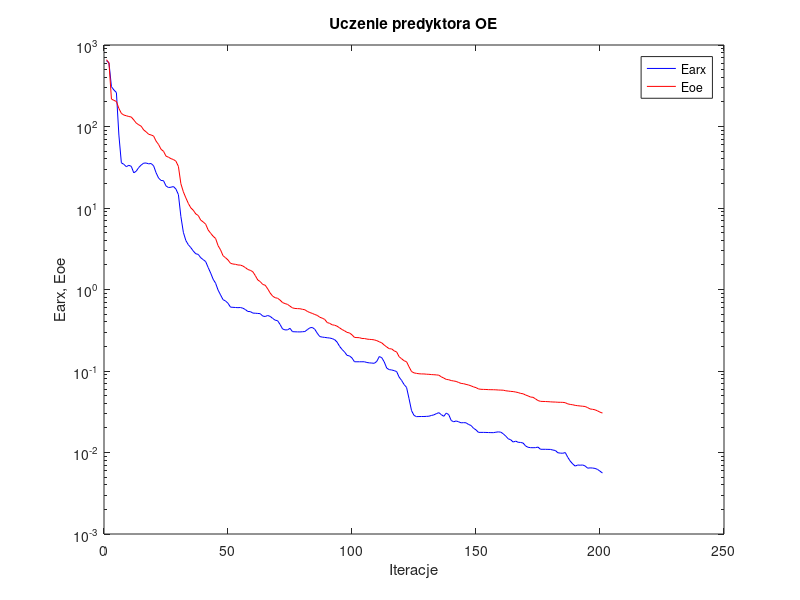
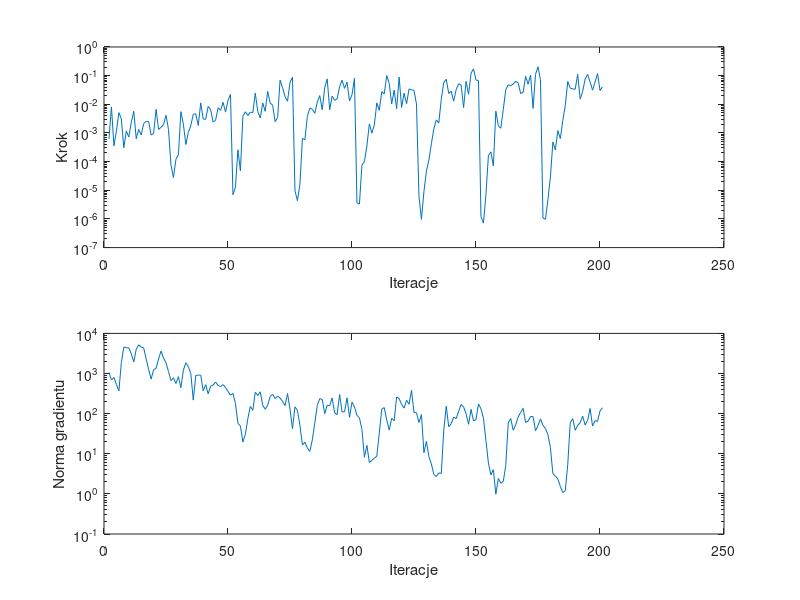

Reproduce these figures in MATLAB, in order.
%uczenie predyktora oe
clear all;
n=0; farx(n+1)=6.420261e+002; foe(n+1)=6.600354e+002; wspucz(n+1)=0.000000e+000; ng(n+1)=0.000000e+000;
%odnowa zmiennej metryki
n=1; farx(n+1)=6.034846e+002; foe(n+1)=6.023370e+002; krok(n+1)=6.250570e-004; ng(n+1)=1.057345e+003;
n=2; farx(n+1)=3.081854e+002; foe(n+1)=2.172942e+002; krok(n+1)=8.128862e-003; ng(n+1)=6.890450e+002;
n=3; farx(n+1)=2.803148e+002; foe(n+1)=2.091927e+002; krok(n+1)=3.569431e-004; ng(n+1)=7.971752e+002;
n=4; farx(n+1)=2.610962e+002; foe(n+1)=2.029845e+002; krok(n+1)=1.158294e-003; ng(n+1)=5.384209e+002;
n=5; farx(n+1)=7.851705e+001; foe(n+1)=1.666546e+002; krok(n+1)=5.128285e-003; ng(n+1)=3.673290e+002;
n=6; farx(n+1)=3.584506e+001; foe(n+1)=1.448667e+002; krok(n+1)=3.096185e-003; ng(n+1)=1.885598e+003;
n=7; farx(n+1)=3.436147e+001; foe(n+1)=1.381627e+002; krok(n+1)=3.046485e-004; ng(n+1)=4.569875e+003;
n=8; farx(n+1)=3.214731e+001; foe(n+1)=1.355111e+002; krok(n+1)=1.174207e-003; ng(n+1)=4.394762e+003;
n=9; farx(n+1)=3.339946e+001; foe(n+1)=1.326074e+002; krok(n+1)=7.209870e-004; ng(n+1)=4.397816e+003;
n=10; farx(n+1)=3.248373e+001; foe(n+1)=1.307856e+002; krok(n+1)=2.366515e-003; ng(n+1)=3.090275e+003;
n=11; farx(n+1)=2.700072e+001; foe(n+1)=1.204820e+002; krok(n+1)=5.699196e-003; ng(n+1)=1.938349e+003;
n=12; farx(n+1)=2.831938e+001; foe(n+1)=1.102246e+002; krok(n+1)=6.295194e-004; ng(n+1)=4.046397e+003;
n=13; farx(n+1)=3.139642e+001; foe(n+1)=1.049577e+002; krok(n+1)=1.323776e-003; ng(n+1)=5.179978e+003;
n=14; farx(n+1)=3.368332e+001; foe(n+1)=1.008001e+002; krok(n+1)=8.522221e-004; ng(n+1)=4.599423e+003;
n=15; farx(n+1)=3.549492e+001; foe(n+1)=9.068024e+001; krok(n+1)=2.129131e-003; ng(n+1)=4.333140e+003;
n=16; farx(n+1)=3.565912e+001; foe(n+1)=8.596207e+001; krok(n+1)=2.530456e-003; ng(n+1)=2.328906e+003;
n=17; farx(n+1)=3.482573e+001; foe(n+1)=8.027326e+001; krok(n+1)=2.487486e-003; ng(n+1)=1.270070e+003;
n=18; farx(n+1)=3.514998e+001; foe(n+1)=7.876572e+001; krok(n+1)=8.456028e-004; ng(n+1)=7.258519e+002;
n=19; farx(n+1)=3.294487e+001; foe(n+1)=7.642703e+001; krok(n+1)=9.481985e-004; ng(n+1)=1.237579e+003;
n=20; farx(n+1)=2.706831e+001; foe(n+1)=6.616021e+001; krok(n+1)=6.681202e-003; ng(n+1)=1.355672e+003;
n=21; farx(n+1)=2.333166e+001; foe(n+1)=6.016806e+001; krok(n+1)=1.338974e-003; ng(n+1)=2.298495e+003;
n=22; farx(n+1)=2.177908e+001; foe(n+1)=5.252202e+001; krok(n+1)=1.575776e-003; ng(n+1)=3.648461e+003;
n=23; farx(n+1)=2.162544e+001; foe(n+1)=4.964192e+001; krok(n+1)=1.951356e-003; ng(n+1)=2.444820e+003;
n=24; farx(n+1)=1.865866e+001; foe(n+1)=4.329513e+001; krok(n+1)=4.153710e-003; ng(n+1)=1.853502e+003;
n=25; farx(n+1)=1.781828e+001; foe(n+1)=4.200726e+001; krok(n+1)=1.326221e-003; ng(n+1)=1.119056e+003;
%odnowa zmiennej metryki
n=26; farx(n+1)=1.800075e+001; foe(n+1)=4.030341e+001; krok(n+1)=7.703001e-005; ng(n+1)=6.662640e+002;
n=27; farx(n+1)=1.833119e+001; foe(n+1)=3.934994e+001; krok(n+1)=2.787966e-005; ng(n+1)=7.839460e+002;
n=28; farx(n+1)=1.707376e+001; foe(n+1)=3.750891e+001; krok(n+1)=1.205665e-004; ng(n+1)=5.633525e+002;
n=29; farx(n+1)=1.461819e+001; foe(n+1)=3.240155e+001; krok(n+1)=1.733806e-004; ng(n+1)=8.368595e+002;
n=30; farx(n+1)=7.857866e+000; foe(n+1)=1.984675e+001; krok(n+1)=5.548179e-003; ng(n+1)=4.429852e+002;
n=31; farx(n+1)=5.034049e+000; foe(n+1)=1.579448e+001; krok(n+1)=2.027075e-003; ng(n+1)=1.214547e+003;
n=32; farx(n+1)=3.990035e+000; foe(n+1)=1.331775e+001; krok(n+1)=3.968650e-004; ng(n+1)=1.855377e+003;
n=33; farx(n+1)=3.542529e+000; foe(n+1)=1.138855e+001; krok(n+1)=1.037622e-003; ng(n+1)=1.488777e+003;
n=34; farx(n+1)=3.265091e+000; foe(n+1)=1.004086e+001; krok(n+1)=1.810600e-003; ng(n+1)=9.979451e+002;
n=35; farx(n+1)=2.967174e+000; foe(n+1)=9.391370e+000; krok(n+1)=4.498477e-003; ng(n+1)=2.175501e+002;
n=36; farx(n+1)=2.744919e+000; foe(n+1)=8.461029e+000; krok(n+1)=4.648167e-003; ng(n+1)=8.948551e+002;
n=37; farx(n+1)=2.697396e+000; foe(n+1)=8.092657e+000; krok(n+1)=1.828656e-003; ng(n+1)=9.115583e+002;
n=38; farx(n+1)=2.453203e+000; foe(n+1)=7.100774e+000; krok(n+1)=1.121665e-002; ng(n+1)=9.122888e+002;
n=39; farx(n+1)=2.326044e+000; foe(n+1)=6.748918e+000; krok(n+1)=3.059436e-003; ng(n+1)=3.719473e+002;
n=40; farx(n+1)=2.199683e+000; foe(n+1)=6.321449e+000; krok(n+1)=2.999882e-003; ng(n+1)=5.278509e+002;
n=41; farx(n+1)=1.863116e+000; foe(n+1)=5.375307e+000; krok(n+1)=8.468065e-003; ng(n+1)=3.121212e+002;
n=42; farx(n+1)=1.593591e+000; foe(n+1)=4.903127e+000; krok(n+1)=6.528768e-003; ng(n+1)=4.837519e+002;
n=43; farx(n+1)=1.337926e+000; foe(n+1)=4.503379e+000; krok(n+1)=2.400181e-003; ng(n+1)=5.150612e+002;
n=44; farx(n+1)=1.193643e+000; foe(n+1)=4.227459e+000; krok(n+1)=2.774090e-003; ng(n+1)=6.148096e+002;
n=45; farx(n+1)=9.833473e-001; foe(n+1)=3.450598e+000; krok(n+1)=7.599313e-003; ng(n+1)=5.051208e+002;
n=46; farx(n+1)=8.577293e-001; foe(n+1)=3.062510e+000; krok(n+1)=6.130766e-003; ng(n+1)=4.702695e+002;
n=47; farx(n+1)=7.502711e-001; foe(n+1)=2.596603e+000; krok(n+1)=1.170476e-002; ng(n+1)=5.285634e+002;
n=48; farx(n+1)=7.237552e-001; foe(n+1)=2.454726e+000; krok(n+1)=5.346341e-003; ng(n+1)=4.477281e+002;
n=49; farx(n+1)=6.776078e-001; foe(n+1)=2.301419e+000; krok(n+1)=1.375044e-002; ng(n+1)=3.583327e+002;
n=50; farx(n+1)=6.075895e-001; foe(n+1)=2.097430e+000; krok(n+1)=2.219272e-002; ng(n+1)=2.896476e+002;
%odnowa zmiennej metryki
n=51; farx(n+1)=6.044685e-001; foe(n+1)=2.054089e+000; krok(n+1)=6.975132e-006; ng(n+1)=3.184988e+002;
n=52; farx(n+1)=6.015723e-001; foe(n+1)=2.037602e+000; krok(n+1)=1.271718e-005; ng(n+1)=1.789490e+002;
n=53; farx(n+1)=5.985884e-001; foe(n+1)=1.998567e+000; krok(n+1)=2.601359e-004; ng(n+1)=5.767464e+001;
n=54; farx(n+1)=6.012137e-001; foe(n+1)=1.993082e+000; krok(n+1)=4.789661e-005; ng(n+1)=4.905467e+001;
n=55; farx(n+1)=5.893279e-001; foe(n+1)=1.940760e+000; krok(n+1)=3.816075e-003; ng(n+1)=1.960686e+001;
n=56; farx(n+1)=5.678511e-001; foe(n+1)=1.858048e+000; krok(n+1)=5.478088e-003; ng(n+1)=3.058677e+001;
n=57; farx(n+1)=5.373263e-001; foe(n+1)=1.760316e+000; krok(n+1)=4.046127e-003; ng(n+1)=7.506143e+001;
n=58; farx(n+1)=5.357521e-001; foe(n+1)=1.717980e+000; krok(n+1)=5.318174e-003; ng(n+1)=1.520858e+002;
n=59; farx(n+1)=5.138657e-001; foe(n+1)=1.653104e+000; krok(n+1)=5.087256e-003; ng(n+1)=1.217848e+002;
n=60; farx(n+1)=5.116971e-001; foe(n+1)=1.482354e+000; krok(n+1)=2.452306e-002; ng(n+1)=3.408391e+002;
n=61; farx(n+1)=5.086797e-001; foe(n+1)=1.309395e+000; krok(n+1)=5.636318e-003; ng(n+1)=2.835611e+002;
n=62; farx(n+1)=5.050093e-001; foe(n+1)=1.249847e+000; krok(n+1)=3.343359e-003; ng(n+1)=3.497971e+002;
n=63; farx(n+1)=4.723095e-001; foe(n+1)=1.153789e+000; krok(n+1)=1.109636e-002; ng(n+1)=1.636940e+002;
n=64; farx(n+1)=4.663877e-001; foe(n+1)=1.129153e+000; krok(n+1)=5.711090e-003; ng(n+1)=1.284234e+002;
n=65; farx(n+1)=4.796271e-001; foe(n+1)=1.019167e+000; krok(n+1)=2.803148e-002; ng(n+1)=1.624627e+002;
n=66; farx(n+1)=4.679621e-001; foe(n+1)=9.060199e-001; krok(n+1)=1.109636e-002; ng(n+1)=2.673817e+002;
n=67; farx(n+1)=4.423390e-001; foe(n+1)=8.291829e-001; krok(n+1)=9.289554e-003; ng(n+1)=3.053790e+002;
n=68; farx(n+1)=4.206194e-001; foe(n+1)=7.929677e-001; krok(n+1)=2.472199e-003; ng(n+1)=2.385333e+002;
n=69; farx(n+1)=4.142565e-001; foe(n+1)=7.812886e-001; krok(n+1)=3.426502e-003; ng(n+1)=2.723807e+002;
n=70; farx(n+1)=3.722269e-001; foe(n+1)=7.405484e-001; krok(n+1)=6.963444e-002; ng(n+1)=2.459834e+002;
n=71; farx(n+1)=3.281245e-001; foe(n+1)=6.912896e-001; krok(n+1)=3.789541e-002; ng(n+1)=2.007380e+002;
n=72; farx(n+1)=3.193447e-001; foe(n+1)=6.717717e-001; krok(n+1)=1.871779e-002; ng(n+1)=1.590872e+002;
n=73; farx(n+1)=3.197208e-001; foe(n+1)=6.570844e-001; krok(n+1)=1.285062e-002; ng(n+1)=3.171006e+002;
n=74; farx(n+1)=3.338941e-001; foe(n+1)=6.241497e-001; krok(n+1)=5.793922e-002; ng(n+1)=1.296121e+002;
n=75; farx(n+1)=3.039287e-001; foe(n+1)=5.949339e-001; krok(n+1)=8.776600e-002; ng(n+1)=4.221113e+001;
%odnowa zmiennej metryki
n=76; farx(n+1)=3.026571e-001; foe(n+1)=5.853685e-001; krok(n+1)=9.602384e-006; ng(n+1)=1.473848e+002;
n=77; farx(n+1)=3.020834e-001; foe(n+1)=5.827069e-001; krok(n+1)=4.345419e-006; ng(n+1)=1.197897e+002;
n=78; farx(n+1)=3.015680e-001; foe(n+1)=5.807714e-001; krok(n+1)=1.625776e-005; ng(n+1)=5.118072e+001;
n=79; farx(n+1)=3.032460e-001; foe(n+1)=5.717879e-001; krok(n+1)=6.465635e-004; ng(n+1)=1.655582e+001;
n=80; farx(n+1)=3.051027e-001; foe(n+1)=5.641278e-001; krok(n+1)=5.792497e-004; ng(n+1)=1.942731e+001;
n=81; farx(n+1)=3.218344e-001; foe(n+1)=5.384741e-001; krok(n+1)=3.813746e-003; ng(n+1)=1.395416e+001;
n=82; farx(n+1)=3.386517e-001; foe(n+1)=5.217056e-001; krok(n+1)=7.479896e-003; ng(n+1)=1.145695e+001;
n=83; farx(n+1)=3.422704e-001; foe(n+1)=5.090056e-001; krok(n+1)=6.669234e-003; ng(n+1)=2.221853e+001;
n=84; farx(n+1)=3.248231e-001; foe(n+1)=4.931111e-001; krok(n+1)=4.845858e-003; ng(n+1)=5.926090e+001;
n=85; farx(n+1)=2.904774e-001; foe(n+1)=4.812841e-001; krok(n+1)=1.199493e-002; ng(n+1)=1.594357e+002;
n=86; farx(n+1)=2.646847e-001; foe(n+1)=4.568746e-001; krok(n+1)=2.017194e-002; ng(n+1)=2.364722e+002;
n=87; farx(n+1)=2.606518e-001; foe(n+1)=4.452412e-001; krok(n+1)=6.480489e-003; ng(n+1)=2.256320e+002;
n=88; farx(n+1)=2.584746e-001; foe(n+1)=4.294461e-001; krok(n+1)=3.844828e-002; ng(n+1)=9.954073e+001;
n=89; farx(n+1)=2.557572e-001; foe(n+1)=3.931123e-001; krok(n+1)=7.700420e-002; ng(n+1)=1.627618e+002;
n=90; farx(n+1)=2.539604e-001; foe(n+1)=3.843903e-001; krok(n+1)=6.450159e-003; ng(n+1)=1.577366e+002;
n=91; farx(n+1)=2.496331e-001; foe(n+1)=3.689795e-001; krok(n+1)=1.925105e-002; ng(n+1)=2.455902e+002;
n=92; farx(n+1)=2.425526e-001; foe(n+1)=3.645835e-001; krok(n+1)=1.384176e-002; ng(n+1)=1.040933e+002;
n=93; farx(n+1)=2.259121e-001; foe(n+1)=3.545352e-001; krok(n+1)=1.547432e-002; ng(n+1)=9.462209e+001;
n=94; farx(n+1)=2.003764e-001; foe(n+1)=3.381472e-001; krok(n+1)=4.166678e-002; ng(n+1)=3.005650e+002;
n=95; farx(n+1)=1.838250e-001; foe(n+1)=3.227254e-001; krok(n+1)=6.964181e-002; ng(n+1)=1.102577e+002;
n=96; farx(n+1)=1.712057e-001; foe(n+1)=3.111638e-001; krok(n+1)=3.602034e-002; ng(n+1)=1.113392e+002;
n=97; farx(n+1)=1.554276e-001; foe(n+1)=2.977414e-001; krok(n+1)=5.927401e-002; ng(n+1)=2.481468e+002;
n=98; farx(n+1)=1.531539e-001; foe(n+1)=2.929550e-001; krok(n+1)=1.303720e-002; ng(n+1)=8.092335e+001;
n=99; farx(n+1)=1.443528e-001; foe(n+1)=2.778784e-001; krok(n+1)=2.183177e-002; ng(n+1)=1.937636e+002;
n=100; farx(n+1)=1.298266e-001; foe(n+1)=2.583031e-001; krok(n+1)=8.100548e-002; ng(n+1)=1.472169e+002;
%odnowa zmiennej metryki
n=101; farx(n+1)=1.297962e-001; foe(n+1)=2.571674e-001; krok(n+1)=3.605762e-006; ng(n+1)=9.133484e+001;
n=102; farx(n+1)=1.298045e-001; foe(n+1)=2.564043e-001; krok(n+1)=3.313895e-006; ng(n+1)=7.776388e+001;
n=103; farx(n+1)=1.298602e-001; foe(n+1)=2.506837e-001; krok(n+1)=7.546424e-005; ng(n+1)=4.062880e+001;
n=104; farx(n+1)=1.298359e-001; foe(n+1)=2.504703e-001; krok(n+1)=1.001340e-004; ng(n+1)=8.194787e+000;
n=105; farx(n+1)=1.271764e-001; foe(n+1)=2.464388e-001; krok(n+1)=3.505202e-004; ng(n+1)=1.625154e+001;
n=106; farx(n+1)=1.258144e-001; foe(n+1)=2.444547e-001; krok(n+1)=2.075244e-003; ng(n+1)=6.072441e+000;
n=107; farx(n+1)=1.251300e-001; foe(n+1)=2.433158e-001; krok(n+1)=9.843744e-004; ng(n+1)=6.834969e+000;
n=108; farx(n+1)=1.243074e-001; foe(n+1)=2.409044e-001; krok(n+1)=1.901538e-003; ng(n+1)=7.799447e+000;
n=109; farx(n+1)=1.314005e-001; foe(n+1)=2.358117e-001; krok(n+1)=1.121665e-002; ng(n+1)=8.683496e+000;
n=110; farx(n+1)=1.504625e-001; foe(n+1)=2.283686e-001; krok(n+1)=6.193383e-003; ng(n+1)=3.287994e+001;
n=111; farx(n+1)=1.457716e-001; foe(n+1)=2.214504e-001; krok(n+1)=2.741623e-002; ng(n+1)=1.296467e+002;
n=112; farx(n+1)=1.291781e-001; foe(n+1)=2.081060e-001; krok(n+1)=2.284436e-002; ng(n+1)=1.414002e+002;
n=113; farx(n+1)=1.085408e-001; foe(n+1)=1.971607e-001; krok(n+1)=1.010376e-001; ng(n+1)=6.989415e+001;
n=114; farx(n+1)=1.039461e-001; foe(n+1)=1.878634e-001; krok(n+1)=5.344961e-002; ng(n+1)=3.896900e+001;
n=115; farx(n+1)=1.029588e-001; foe(n+1)=1.866514e-001; krok(n+1)=1.034502e-002; ng(n+1)=7.644800e+001;
n=116; farx(n+1)=1.010427e-001; foe(n+1)=1.766670e-001; krok(n+1)=3.119818e-002; ng(n+1)=6.663082e+001;
n=117; farx(n+1)=9.846435e-002; foe(n+1)=1.713729e-001; krok(n+1)=6.970444e-003; ng(n+1)=2.603663e+002;
n=118; farx(n+1)=8.415789e-002; foe(n+1)=1.496921e-001; krok(n+1)=8.877087e-002; ng(n+1)=2.369576e+002;
n=119; farx(n+1)=7.662785e-002; foe(n+1)=1.413395e-001; krok(n+1)=7.761346e-003; ng(n+1)=1.692896e+002;
n=120; farx(n+1)=6.823176e-002; foe(n+1)=1.336621e-001; krok(n+1)=2.452306e-002; ng(n+1)=1.373070e+002;
n=121; farx(n+1)=6.287480e-002; foe(n+1)=1.298988e-001; krok(n+1)=1.046578e-002; ng(n+1)=2.156510e+002;
n=122; farx(n+1)=4.573166e-002; foe(n+1)=1.125871e-001; krok(n+1)=3.432277e-002; ng(n+1)=1.716567e+002;
n=123; farx(n+1)=3.268690e-002; foe(n+1)=9.857977e-002; krok(n+1)=3.172714e-002; ng(n+1)=3.812446e+002;
n=124; farx(n+1)=2.852700e-002; foe(n+1)=9.485764e-002; krok(n+1)=3.076926e-002; ng(n+1)=1.058472e+002;
n=125; farx(n+1)=2.754733e-002; foe(n+1)=9.353701e-002; krok(n+1)=1.021537e-002; ng(n+1)=1.058066e+002;
%odnowa zmiennej metryki
n=126; farx(n+1)=2.761579e-002; foe(n+1)=9.251037e-002; krok(n+1)=6.182960e-006; ng(n+1)=6.021907e+001;
n=127; farx(n+1)=2.765228e-002; foe(n+1)=9.207506e-002; krok(n+1)=9.623223e-007; ng(n+1)=9.492886e+001;
n=128; farx(n+1)=2.765568e-002; foe(n+1)=9.203322e-002; krok(n+1)=8.980339e-006; ng(n+1)=1.058860e+001;
n=129; farx(n+1)=2.774921e-002; foe(n+1)=9.136315e-002; krok(n+1)=4.705554e-005; ng(n+1)=2.031842e+001;
n=130; farx(n+1)=2.788558e-002; foe(n+1)=9.109640e-002; krok(n+1)=1.131625e-004; ng(n+1)=8.550140e+000;
n=131; farx(n+1)=2.845777e-002; foe(n+1)=9.041242e-002; krok(n+1)=4.205124e-004; ng(n+1)=5.581091e+000;
n=132; farx(n+1)=2.896192e-002; foe(n+1)=9.004785e-002; krok(n+1)=1.402081e-003; ng(n+1)=3.054199e+000;
n=133; farx(n+1)=2.996242e-002; foe(n+1)=8.956232e-002; krok(n+1)=2.855545e-003; ng(n+1)=2.708632e+000;
n=134; farx(n+1)=3.082274e-002; foe(n+1)=8.888325e-002; krok(n+1)=2.232051e-003; ng(n+1)=3.312625e+000;
n=135; farx(n+1)=2.916197e-002; foe(n+1)=8.484252e-002; krok(n+1)=1.506159e-002; ng(n+1)=3.244208e+000;
n=136; farx(n+1)=2.780278e-002; foe(n+1)=8.193816e-002; krok(n+1)=5.737813e-002; ng(n+1)=3.851397e+001;
n=137; farx(n+1)=3.044949e-002; foe(n+1)=7.890264e-002; krok(n+1)=7.475647e-002; ng(n+1)=1.529767e+002;
n=138; farx(n+1)=2.917060e-002; foe(n+1)=7.814554e-002; krok(n+1)=2.392360e-002; ng(n+1)=4.717992e+001;
n=139; farx(n+1)=2.470907e-002; foe(n+1)=7.633193e-002; krok(n+1)=2.868906e-002; ng(n+1)=5.641159e+001;
n=140; farx(n+1)=2.382894e-002; foe(n+1)=7.544534e-002; krok(n+1)=1.290032e-002; ng(n+1)=8.167704e+001;
n=141; farx(n+1)=2.438788e-002; foe(n+1)=7.449809e-002; krok(n+1)=3.264474e-002; ng(n+1)=7.507136e+001;
n=142; farx(n+1)=2.380210e-002; foe(n+1)=7.230842e-002; krok(n+1)=5.235740e-002; ng(n+1)=1.142058e+002;
n=143; farx(n+1)=2.312546e-002; foe(n+1)=7.044302e-002; krok(n+1)=4.676808e-002; ng(n+1)=1.697907e+002;
n=144; farx(n+1)=2.324450e-002; foe(n+1)=6.984609e-002; krok(n+1)=7.702766e-003; ng(n+1)=1.472410e+002;
n=145; farx(n+1)=2.314035e-002; foe(n+1)=6.849923e-002; krok(n+1)=6.287977e-002; ng(n+1)=9.786155e+001;
n=146; farx(n+1)=2.206480e-002; foe(n+1)=6.733583e-002; krok(n+1)=2.243330e-002; ng(n+1)=5.429532e+001;
n=147; farx(n+1)=2.146133e-002; foe(n+1)=6.573181e-002; krok(n+1)=1.221144e-001; ng(n+1)=1.276399e+002;
n=148; farx(n+1)=1.982754e-002; foe(n+1)=6.383678e-002; krok(n+1)=1.722157e-001; ng(n+1)=6.551647e+001;
n=149; farx(n+1)=1.894995e-002; foe(n+1)=6.252049e-002; krok(n+1)=7.045190e-002; ng(n+1)=7.191334e+001;
n=150; farx(n+1)=1.765542e-002; foe(n+1)=6.027788e-002; krok(n+1)=6.694845e-002; ng(n+1)=1.745482e+002;
%odnowa zmiennej metryki
n=151; farx(n+1)=1.765178e-002; foe(n+1)=5.963208e-002; krok(n+1)=1.204406e-006; ng(n+1)=1.322735e+002;
n=152; farx(n+1)=1.764881e-002; foe(n+1)=5.946545e-002; krok(n+1)=7.142926e-007; ng(n+1)=7.730671e+001;
n=153; farx(n+1)=1.762380e-002; foe(n+1)=5.934170e-002; krok(n+1)=7.018913e-006; ng(n+1)=2.136324e+001;
n=154; farx(n+1)=1.757395e-002; foe(n+1)=5.907121e-002; krok(n+1)=1.616776e-004; ng(n+1)=5.887678e+000;
n=155; farx(n+1)=1.754132e-002; foe(n+1)=5.897269e-002; krok(n+1)=2.197532e-004; ng(n+1)=2.987762e+000;
n=156; farx(n+1)=1.751856e-002; foe(n+1)=5.891750e-002; krok(n+1)=7.066590e-005; ng(n+1)=4.010851e+000;
n=157; farx(n+1)=1.774067e-002; foe(n+1)=5.876433e-002; krok(n+1)=5.770731e-003; ng(n+1)=9.836350e-001;
n=158; farx(n+1)=1.790871e-002; foe(n+1)=5.846616e-002; krok(n+1)=1.797903e-003; ng(n+1)=2.432946e+000;
n=159; farx(n+1)=1.776710e-002; foe(n+1)=5.829811e-002; krok(n+1)=1.462416e-003; ng(n+1)=1.844423e+000;
n=160; farx(n+1)=1.694486e-002; foe(n+1)=5.813582e-002; krok(n+1)=6.700076e-003; ng(n+1)=2.058848e+000;
n=161; farx(n+1)=1.587947e-002; foe(n+1)=5.720855e-002; krok(n+1)=3.209254e-002; ng(n+1)=5.125635e+000;
n=162; farx(n+1)=1.472930e-002; foe(n+1)=5.673287e-002; krok(n+1)=4.818488e-002; ng(n+1)=5.895032e+001;
n=163; farx(n+1)=1.432689e-002; foe(n+1)=5.622389e-002; krok(n+1)=4.438543e-002; ng(n+1)=7.551967e+001;
n=164; farx(n+1)=1.343331e-002; foe(n+1)=5.593384e-002; krok(n+1)=5.101860e-002; ng(n+1)=3.859221e+001;
n=165; farx(n+1)=1.379716e-002; foe(n+1)=5.519518e-002; krok(n+1)=6.345427e-002; ng(n+1)=5.273025e+001;
n=166; farx(n+1)=1.334746e-002; foe(n+1)=5.438280e-002; krok(n+1)=5.671128e-002; ng(n+1)=8.242690e+001;
n=167; farx(n+1)=1.328342e-002; foe(n+1)=5.309664e-002; krok(n+1)=2.378377e-002; ng(n+1)=1.069724e+002;
n=168; farx(n+1)=1.306598e-002; foe(n+1)=5.254662e-002; krok(n+1)=2.617232e-002; ng(n+1)=1.354151e+002;
n=169; farx(n+1)=1.202225e-002; foe(n+1)=5.072581e-002; krok(n+1)=9.513510e-002; ng(n+1)=6.027978e+001;
n=170; farx(n+1)=1.158780e-002; foe(n+1)=4.947939e-002; krok(n+1)=5.026897e-002; ng(n+1)=6.497492e+001;
n=171; farx(n+1)=1.146831e-002; foe(n+1)=4.790005e-002; krok(n+1)=1.057059e-001; ng(n+1)=8.487530e+001;
n=172; farx(n+1)=1.144941e-002; foe(n+1)=4.756525e-002; krok(n+1)=7.242402e-003; ng(n+1)=8.453944e+001;
n=173; farx(n+1)=1.147353e-002; foe(n+1)=4.547122e-002; krok(n+1)=1.104861e-001; ng(n+1)=3.754676e+001;
n=174; farx(n+1)=1.165364e-002; foe(n+1)=4.339068e-002; krok(n+1)=2.051030e-001; ng(n+1)=5.039364e+001;
n=175; farx(n+1)=1.095323e-002; foe(n+1)=4.243839e-002; krok(n+1)=7.190954e-002; ng(n+1)=7.440714e+001;
%odnowa zmiennej metryki
n=176; farx(n+1)=1.095054e-002; foe(n+1)=4.231606e-002; krok(n+1)=1.083419e-006; ng(n+1)=5.087045e+001;
n=177; farx(n+1)=1.094594e-002; foe(n+1)=4.222849e-002; krok(n+1)=9.741221e-007; ng(n+1)=4.275837e+001;
n=178; farx(n+1)=1.092444e-002; foe(n+1)=4.206424e-002; krok(n+1)=4.739811e-006; ng(n+1)=2.997359e+001;
n=179; farx(n+1)=1.091198e-002; foe(n+1)=4.185844e-002; krok(n+1)=2.907853e-005; ng(n+1)=1.426727e+001;
n=180; farx(n+1)=1.071781e-002; foe(n+1)=4.166206e-002; krok(n+1)=4.850121e-004; ng(n+1)=3.179109e+000;
n=181; farx(n+1)=1.058393e-002; foe(n+1)=4.159253e-002; krok(n+1)=2.563847e-004; ng(n+1)=2.785541e+000;
n=182; farx(n+1)=9.930241e-003; foe(n+1)=4.136398e-002; krok(n+1)=1.216567e-003; ng(n+1)=2.343366e+000;
n=183; farx(n+1)=9.827596e-003; foe(n+1)=4.130961e-002; krok(n+1)=6.369581e-004; ng(n+1)=1.535188e+000;
n=184; farx(n+1)=9.790711e-003; foe(n+1)=4.124078e-002; krok(n+1)=2.728971e-003; ng(n+1)=1.076374e+000;
n=185; farx(n+1)=9.985670e-003; foe(n+1)=4.084261e-002; krok(n+1)=9.041785e-003; ng(n+1)=1.204105e+000;
n=186; farx(n+1)=8.728685e-003; foe(n+1)=3.950790e-002; krok(n+1)=6.269998e-002; ng(n+1)=5.461597e+000;
n=187; farx(n+1)=7.841873e-003; foe(n+1)=3.890083e-002; krok(n+1)=3.651364e-002; ng(n+1)=5.918012e+001;
n=188; farx(n+1)=7.231958e-003; foe(n+1)=3.852654e-002; krok(n+1)=3.450322e-002; ng(n+1)=7.478313e+001;
n=189; farx(n+1)=6.811709e-003; foe(n+1)=3.786948e-002; krok(n+1)=3.361391e-002; ng(n+1)=3.855353e+001;
n=190; farx(n+1)=7.021686e-003; foe(n+1)=3.752092e-002; krok(n+1)=1.111619e-001; ng(n+1)=5.114811e+001;
n=191; farx(n+1)=6.986994e-003; foe(n+1)=3.723621e-002; krok(n+1)=1.520419e-002; ng(n+1)=5.949066e+001;
n=192; farx(n+1)=7.028418e-003; foe(n+1)=3.694489e-002; krok(n+1)=2.753789e-002; ng(n+1)=8.720339e+001;
n=193; farx(n+1)=6.838723e-003; foe(n+1)=3.667775e-002; krok(n+1)=7.682071e-002; ng(n+1)=5.210608e+001;
n=194; farx(n+1)=6.425405e-003; foe(n+1)=3.556673e-002; krok(n+1)=1.113003e-001; ng(n+1)=6.735378e+001;
n=195; farx(n+1)=6.477305e-003; foe(n+1)=3.423425e-002; krok(n+1)=6.003917e-002; ng(n+1)=1.347608e+002;
n=196; farx(n+1)=6.449449e-003; foe(n+1)=3.388529e-002; krok(n+1)=3.112854e-002; ng(n+1)=4.900059e+001;
n=197; farx(n+1)=6.378095e-003; foe(n+1)=3.340322e-002; krok(n+1)=5.919426e-002; ng(n+1)=6.717536e+001;
n=198; farx(n+1)=6.202431e-003; foe(n+1)=3.242425e-002; krok(n+1)=1.189066e-001; ng(n+1)=6.406313e+001;
n=199; farx(n+1)=5.899548e-003; foe(n+1)=3.126845e-002; krok(n+1)=3.072094e-002; ng(n+1)=1.168795e+002;
n=200; farx(n+1)=5.596303e-003; foe(n+1)=3.048050e-002; krok(n+1)=4.030924e-002; ng(n+1)=1.400075e+002;

figure; semilogy(farx,'b'); hold on; semilogy(foe,'r'); xlabel('Iteracje'); ylabel('Earx, Eoe'); legend('Earx','Eoe'); title('Uczenie predyktora OE');
figure; subplot(2,1,1); semilogy(krok); xlabel('Iteracje'); ylabel('Krok');
subplot(2,1,2); semilogy(ng); xlabel('Iteracje'); ylabel('Norma gradientu');
Earx=farx(n+1)
Eoe=foe(n+1)
